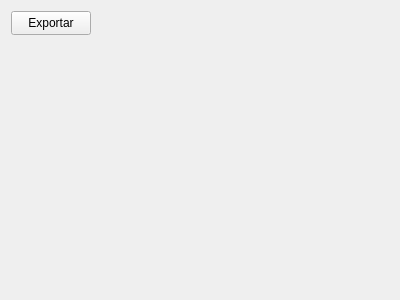
<?xml version="1.0" encoding="UTF-8"?>
<ui version="4.0">
 <class>AlbumImagesWidget</class>
 <widget class="QWidget" name="AlbumImagesWidget">
  <property name="geometry">
   <rect>
    <x>0</x>
    <y>0</y>
    <width>400</width>
    <height>300</height>
   </rect>
  </property>
  <property name="windowTitle">
   <string>Form</string>
  </property>
  <layout class="QHBoxLayout" name="horizontalLayout">
   <item>
    <widget class="QWidget" name="imagesContainer" native="true">
     <widget class="QPushButton" name="pushButton">
      <property name="geometry">
       <rect>
        <x>0</x>
        <y>0</y>
        <width>80</width>
        <height>24</height>
       </rect>
      </property>
      <property name="text">
       <string>Exportar</string>
      </property>
     </widget>
    </widget>
   </item>
  </layout>
 </widget>
 <resources/>
 <connections/>
</ui>
